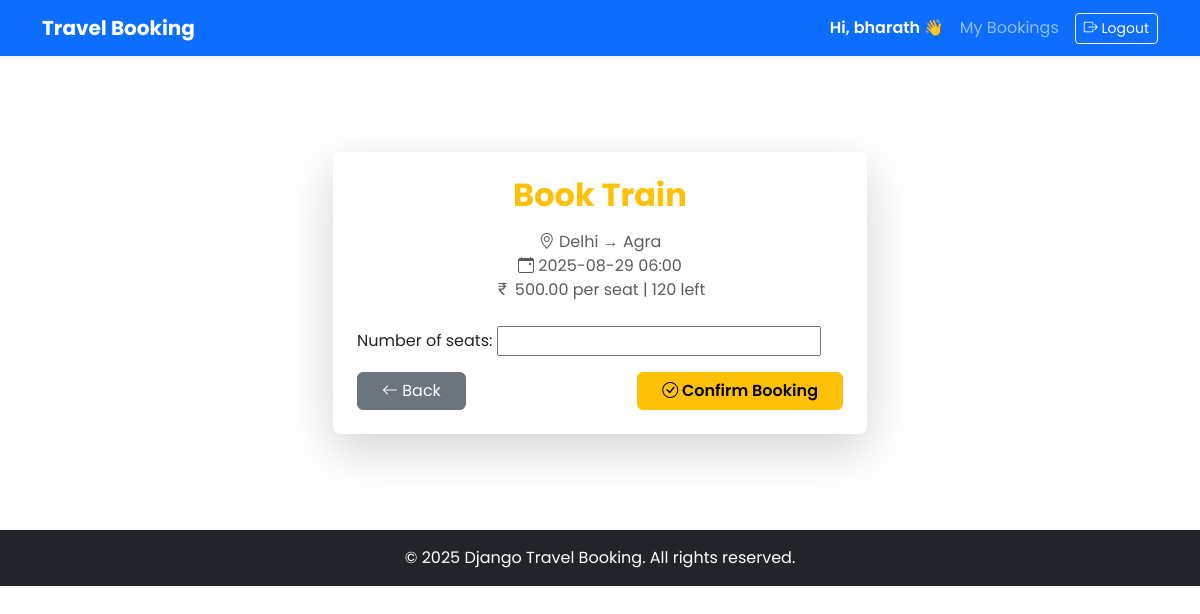
The app's page /book/2/ (signed in) with its own data.
### core/models.py (models this page shows, shortened)
class TravelOption(models.Model):
    TRAVEL_TYPES=[('Flight','Flight'),('Train','Train'),('Bus','Bus')]
    type=models.CharField(max_length=20,choices=TRAVEL_TYPES)
    source=models.CharField(max_length=100)
    destination=models.CharField(max_length=100)
    date_time=models.DateTimeField()
    price=models.DecimalField(max_digits=10,decimal_places=2)
    available_seats=models.PositiveIntegerField()

### core/views.py (the view)
# urls.py: path('book/<int:pk>/', views.book_travel, name='book_travel'),
@login_required
def book_travel(request, pk):
    travel = get_object_or_404(TravelOption, pk=pk)
    if request.method == 'POST':
        form = BookingForm(request.POST)
        if form.is_valid():
            booking = form.save(commit=False)
            if booking.number_of_seats <= 0:
                messages.error(request, 'Number of seats must be positive.'); return redirect('book_travel', pk=pk)
            if booking.number_of_seats > travel.available_seats:
                messages.error(request, 'Not enough seats available.'); return redirect('book_travel', pk=pk)
            booking.user = request.user
            booking.travel_option = travel
            booking.total_price = booking.number_of_seats * travel.price
            travel.available_seats -= booking.number_of_seats
            travel.save(); booking.save()
            messages.success(request, 'Booking confirmed!'); return redirect('my_bookings')
    else:
        form = BookingForm()
    return render(request, 'core/booking_form.html', {'form': form, 'travel': travel})

### core/forms.py
class BookingForm(forms.ModelForm):
    class Meta:
        model=Booking
        fields=['number_of_seats']
        widgets={'number_of_seats': forms.NumberInput(attrs={'min':1})}

### templates/core/booking_form.html (shortened to what this page needs)
{% extends 'core/base.html' %}
{% block content %}
<div class="container py-5">
  <div class="row justify-content-center">
    <div class="col-12 col-md-8 col-lg-6">
      <div class="card shadow-lg border-0 rounded-3">
        <div class="card-body p-4">
          <h2 class="text-center mb-3 fw-bold text-warning">
            Book {{ travel.type }}
          </h2>
          <p class="text-center text-muted mb-4">
            <i class="bi bi-geo-alt"></i>
            {{ travel.source }} → {{ travel.destination }} <br>
            <i class="bi bi-calendar-event"></i> {{ travel.date_time|date:'Y-m-d H:i' }} <br>
            <i class="bi bi-currency-rupee"></i> {{ travel.price }} per seat |
             {{ travel.available_seats }} left
          </p>
          <form method="POST" novalidate>
            {{ form.as_p }}
            <div class="d-flex justify-content-between mt-3">
              <a class="btn btn-secondary px-4" href="{% url 'home' %}">
                <i class="bi bi-arrow-left"></i> Back
              </a>
              <button type="submit" class="btn btn-warning fw-semibold px-4">
                <i class="bi bi-check-circle"></i> Confirm Booking
              </button>
            </div>
          </form>
        </div>
      </div>
    </div>
  </div>
</div>
{% endblock %}

### templates/core/base.html (shortened to what this page needs)
{% load static %}
<!DOCTYPE html>
<html lang="en">
<head>
  <link href="https://cdn.jsdelivr.net/npm/bootstrap@5.3.0/dist/css/bootstrap.min.css" rel="stylesheet">
  <link rel="stylesheet" href="{% static 'core/styles.css' %}">
</head>
<body style="font-family: 'Poppins', sans-serif;">
  <nav class="navbar navbar-expand-lg navbar-dark bg-primary shadow-sm">
    <div class="container">
      <a class="navbar-brand fw-bold" href="/">Travel Booking</a>
      <div class="collapse navbar-collapse" id="navbarNav">
        <ul class="navbar-nav ms-auto align-items-center">
          {% if user.is_authenticated %}
            <li class="nav-item me-2">
              <span class="navbar-text text-white fw-semibold">
                Hi, {{ user.username }} 👋
              </span>
            </li>
            <li class="nav-item">
              <a class="nav-link" href="{% url 'my_bookings' %}">My Bookings</a>
            </li>
            <li class="nav-item">
              <form method="POST" action="{% url 'logout' %}" class="d-inline">
                <button type="submit" class="btn btn-outline-light btn-sm ms-2">
                  <i class="bi bi-box-arrow-right"></i> Logout
                </button>
              </form>
            </li>
          {% else %}
            <li class="nav-item"><a class="nav-link" href="{% url 'register' %}">Register</a></li>
            <li class="nav-item"><a class="nav-link" href="{% url 'login' %}">Login</a></li>
          {% endif %}
        </ul>
      </div>
    </div>
  </nav>
  <main class="container my-5">
    {% block content %}{% endblock %}
  </main>
  <footer class="bg-dark text-white text-center py-3 mt-5">
    <p class="mb-0">&copy; 2025 Django Travel Booking. All rights reserved.</p>
  </footer>
  <link rel="stylesheet" href="https://cdn.jsdelivr.net/npm/bootstrap-icons@1.10.5/font/bootstrap-icons.css">
</body>
</html>

### records on screen
TravelOption: type "Train", source "Delhi", destination "Agra", date_time "2025-08-29 06:00", price "500.00", available_seats "120"

### other values on screen
{{ user.username }} "bharath"
